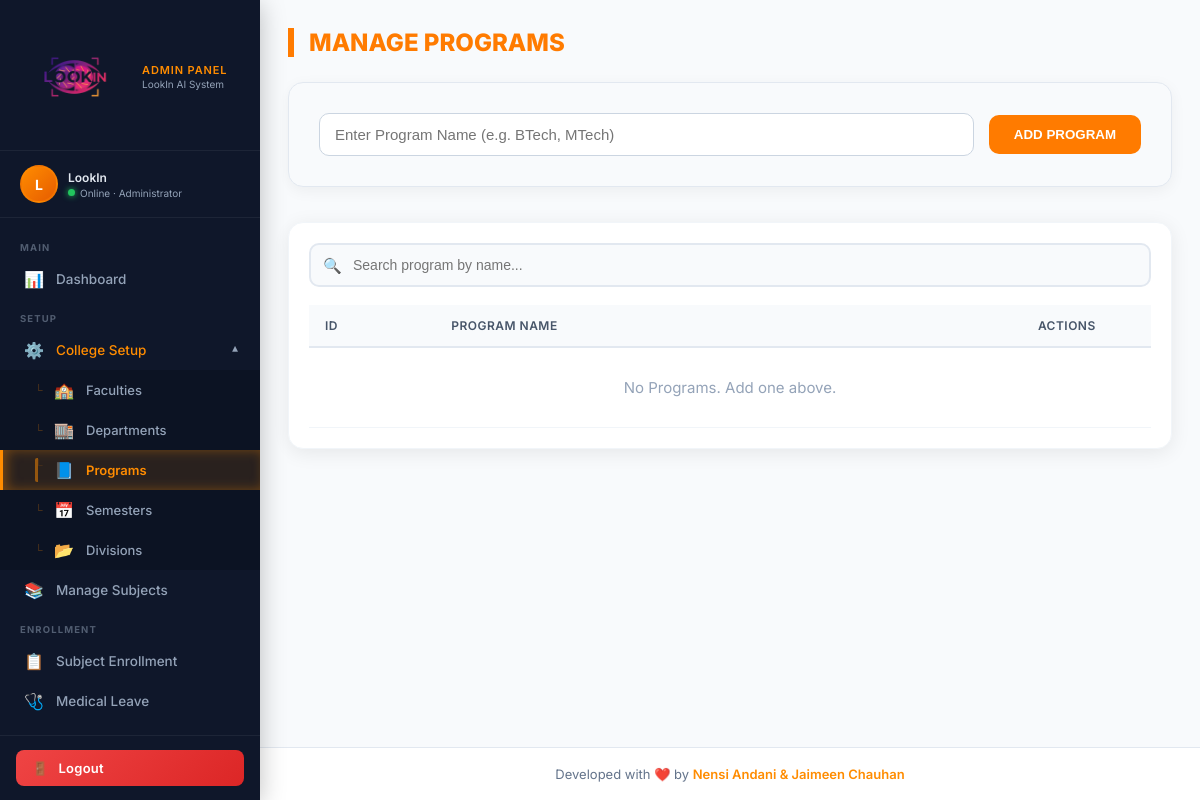
The page /programs/ (signed in) on the database as committed earlier.
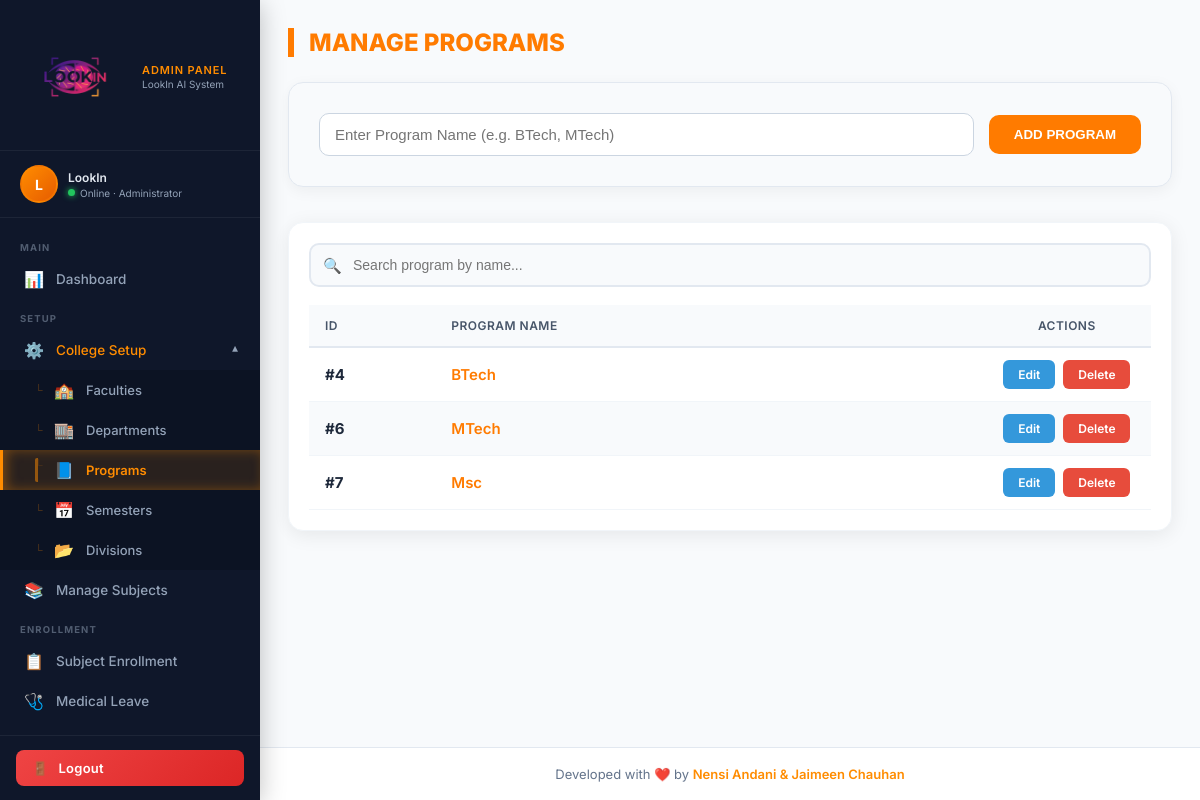
The same page on the database as committed later.
### accounts/models.py (models this page shows, shortened)
class Program(models.Model):
    name = models.CharField(max_length=100)
    created_by = models.ForeignKey(User, on_delete=models.CASCADE, null=True, blank=True, related_name='created_programs')

### accounts/views.py (the view)
# urls.py: path('programs/', views.programs, name='programs'),
@user_passes_test(admin_check, login_url='admin_login')
@login_required
def programs(request):
    if request.method == "POST":
        name = request.POST.get("program_name")
        if name:
            Program.objects.create(name=name, created_by=request.user)
        return redirect('programs')
    return render(request, 'adminpanel/programs.html', {
        'programs': isolate_qs(request, Program.objects.all()).order_by('name')
    })

### accounts/views.py (called while the page is built)
def isolate_qs(request, qs):
    if not request.user.is_authenticated:
        return qs.none()
    if getattr(request.user, 'is_superuser', False):
        return qs
    return qs.filter(created_by=request.user)

def admin_check(user):
    return user.is_staff

### accounts/templates/adminpanel/programs.html (shortened to what this page needs)
{% extends 'adminpanel/base.html' %}
{% load static %}
{% block content %}
<h2 class="page-title">Manage Programs</h2>
<div class="form-card">
    <form method="POST"
          action="{% if edit_program %}{% url 'edit_program' edit_program.id %}{% else %}{% url 'programs' %}{% endif %}"
          class="form-flex">
        <input type="text" name="program_name"
               placeholder="Enter Program Name (e.g. BTech, MTech)"
               value="{% if edit_program %}{{ edit_program.name }}{% endif %}"
               required>
        <div class="btn-container">
            <button type="submit" class="submit-btn">
                {% if edit_program %}Update Program{% else %}Add Program{% endif %}
            </button>
        </div>
    </form>
</div>
<div class="table-card">
    <div class="search-wrapper">
        <input type="text" id="programSearch"
               placeholder="Search program by name..."
               autocomplete="off">
        <span class="search-icon">🔍</span>
    </div>
    <table id="programTable">
        <thead>
            <tr>
                <th style="width: 15%;">ID</th>
                <th>Program Name</th>
                <th style="width: 20%; text-align: center;">Actions</th>
            </tr>
        </thead>
        <tbody id="programTbody">
            {% for p in programs %}
            <tr class="program-row">
                <td><strong>#{{ p.id }}</strong></td>
                <td class="searchable-name">
                    <span style="color:#ff7b00; font-weight:600;">{{ p.name }}</span>
                </td>
                <td>
                    <div class="action-group" style="justify-content:center;">
                        <a href="{% url 'edit_program' p.id %}" class="edit-link">Edit</a>
                        <a href="{% url 'delete_program' p.id %}" class="delete-link"
                           onclick="return confirm('Delete {{ p.name }}?')">Delete</a>
                    </div>
                </td>
            </tr>
            {% empty %}
            <tr>
                <td colspan="3" style="text-align:center; padding:30px; color:#94a3b8;">No Programs. Add one above.</td>
            </tr>
            {% endfor %}
        </tbody>
    </table>
</div>
{% endblock %}

Rows that differ between the two databases and show on the page:
added Program: id "4", name "BTech"
added Program: id "6", name "MTech"
added Program: id "7", name "Msc"
Other text that changed with them:
text no longer shown: "No Programs. Add one above."
